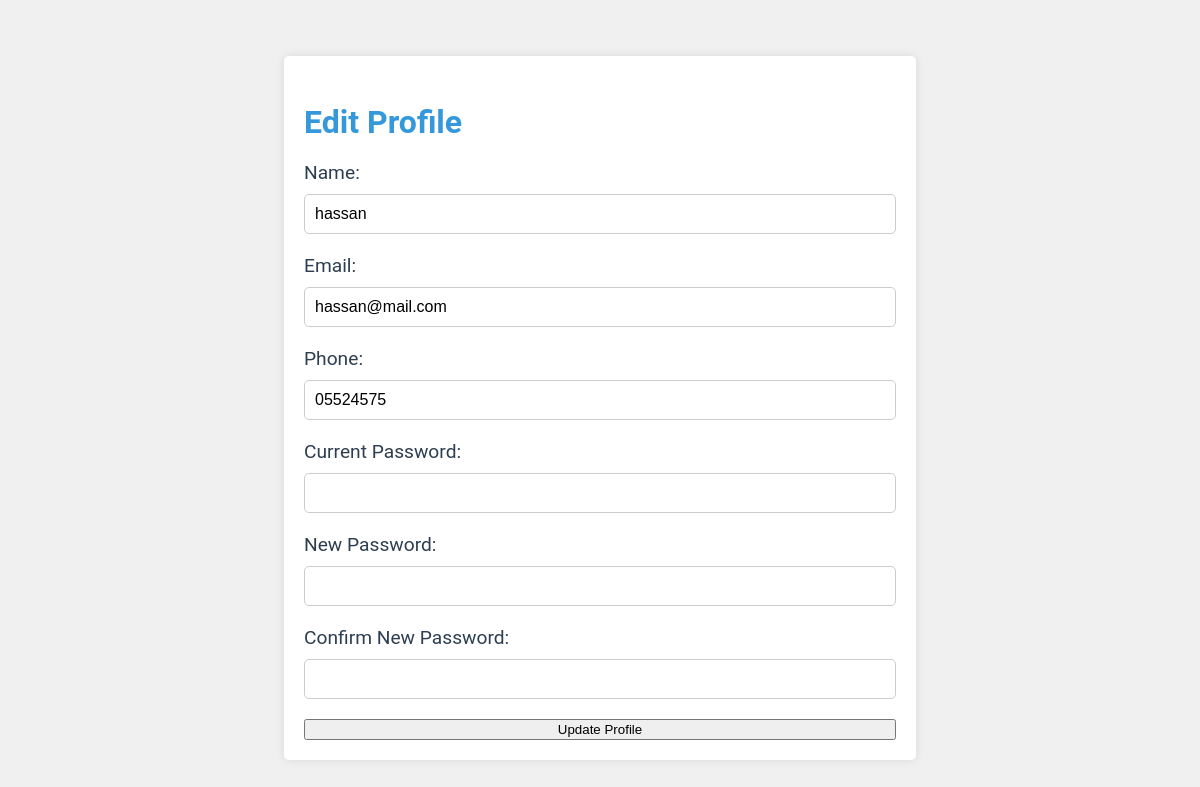
The page /edit-doctor-profile (signed in) on the database its author committed.
### app1.py (models this page shows, shortened)
class Doctor(db.Model):
    id = db.Column(db.Integer, primary_key=True)
    name = db.Column(db.String(100), nullable=False)
    email = db.Column(db.String(100), nullable=False, unique=True)
    speciality = db.Column(db.String(100), nullable=False)
    phone = db.Column(db.String(20), nullable=False)
    password_hash = db.Column(db.String(128), nullable=False)
    appointments = db.relationship('Appointment', backref='doctor', lazy='dynamic')

### app1.py (the view, shortened to what this page needs)
@app.route('/edit-doctor-profile', methods=['GET', 'POST'])
def edit_doctor_profile():
    if 'doctor_id' not in session:
        flash('You need to be logged in as a doctor to edit your profile', 'error')
        return redirect(url_for('doctor_login'))
    doctor_id = session['doctor_id']
    doctor = Doctor.query.get(doctor_id)
    if not doctor:
        flash('Invalid doctor session', 'error')
        return redirect(url_for('doctor_login'))
    return render_template('edit-doctor-profile.html', doctor=doctor)

### templates/edit-doctor-profile.html (shortened to what this page needs)
<!DOCTYPE html>
<html>
<head>
</head>
<body>
    <div class="profile-container">
        <h2>Edit Profile</h2>
        <form method="post">
            <label for="name">Name:</label>
            <input type="text" id="name" name="name" value="{{ doctor.name }}" required>
            <label for="email">Email:</label>
            <input type="email" id="email" name="email" value="{{ doctor.email }}" required>
            <label for="phone">Phone:</label>
            <input type="tel" id="phone" name="phone" value="{{ doctor.phone }}" required>
            <label for="current_password">Current Password:</label>
            <input type="password" id="current_password" name="current_password" required>
            <label for="new_password">New Password:</label>
            <input type="password" id="new_password" name="new_password">
            <label for="confirm_password">Confirm New Password:</label>
            <input type="password" id="confirm_password" name="confirm_password">
            <button type="submit">Update Profile</button>
        </form>
    </div>
</body>
</html>

### templates/edit-doctor-profile.html (style rules this page uses)
body { font-family: "Roboto", sans-serif; display: flex; justify-content: center; align-items: center; height: 100vh; background-color: #f0f0f0; }
.profile-container { display: flex; flex-direction: column; width: 50%; padding: 20px; background-color: #fff; border-radius: 5px; box-shadow: 0px 0px 10px 0px rgba(0, 0, 0, 0.1); }
.profile-container h2 { font-size: 2em; color: #3498db; margin-bottom: 20px; }
.profile-container form { display: flex; flex-direction: column; }
.profile-container form label { font-size: 1.2em; color: #2c3e50; margin-bottom: 10px; }
.profile-container form input { padding: 10px; font-size: 1em; border-radius: 5px; border: 1px solid #ccc; margin-bottom: 20px; }

### rows shown on the page
Doctor: name "hassan", email "hassan@mail.com", phone "05524575"
